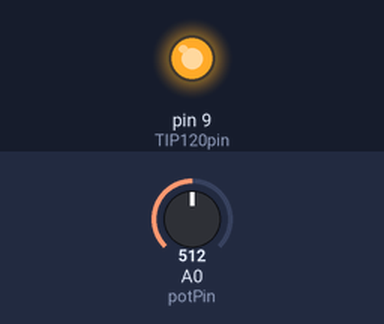
Simulated run of this sketch. Board: Arduino Uno, built with avr-gcc and run on an emulated ATmega328P. On the bench: output pins drawn as LEDs (lit = HIGH). Inputs (shaded band) come from the test bench; at power-on: A0 (potPin) = 512.

Above: at 0.5 s.
At 3.5 s:
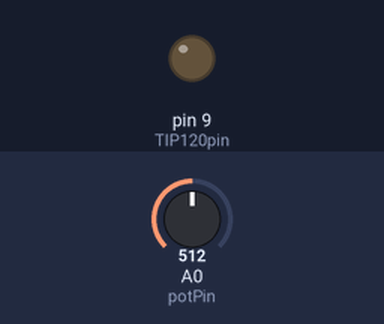
Timing chart, 0 to 7.8 s (numbered marks = the images above):
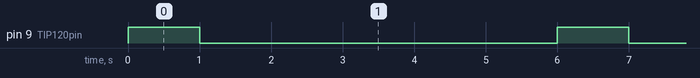

Measured:
- by itself, pin 9 (TIP120pin): alternates HIGH for 1.0 s and LOW for 5.0 s

The sketch:

onefan.ino
```cpp
//// Define which pin to be used to communicate with Base pin of TIP120 transistor
//
//int potPin = A0;//don\t use this
//int potValue = 0;// processingVal this is the value from your processing now, not the pot
//
////for one fan
//int pmwpin = 11; //for this project, I pick Arduino's PMW pin 11
////int processingVal = 0;// processingVal this is the value from your processing now, not the pot
//
//void setup()
//{
//  Serial.begin(9600);//initialize the serial communication
//  pinMode(pmwpin, OUTPUT); // Set pin for output to control TIP120 Base pin
//  //  pinMode(pmwpin, OUTPUT); // Set pin for output to control TIP120 Base pin
//  analogWrite(TIP120pin, 255); // By changing values from 0 to 255 you can control motor speed
//}
//
//void loop()
//{
//  if (Serial.available()) {
//    //for one fan
//    processingVal =  Serial.parseInt(); //parse int still used since processing can only send characters not ints
//    analogWrite(pmwpin, processingVal);
//
//    Serial.write("arduino says: got the value " + processingVal ); // in this case for debugging Send the value to the serial port, this will be read by processing
//    delay(100);    // Wait 100ms for next reading - make efficient use of power since data will only be someimes, should be taken care of with serial.available
//  }
//}

// Define which pin to be used to communicate with Base pin of TIP120 transistor

int TIP120pin = 9; //for this project, I pick Arduino's PMW pin 11
int potPin = A0;
int potValue = 0;
int motorValue = 0;

void setup()
{
  Serial.begin(9600);
pinMode(TIP120pin, OUTPUT); // Set pin for output to control TIP120 Base pin
//analogWrite(TIP120pin, 255); // By changing values from 0 to 255 you can control motor speed
}

void loop()
{
  potValue = analogRead(potPin);
  motorValue = map(potValue, 0, 1023, 0, 255);
analogWrite(TIP120pin, 255); // By changing values from 0 to 255 you can control motor speed
  delay(1000);
  analogWrite(TIP120pin, 0);
  delay(5000);
}
```
